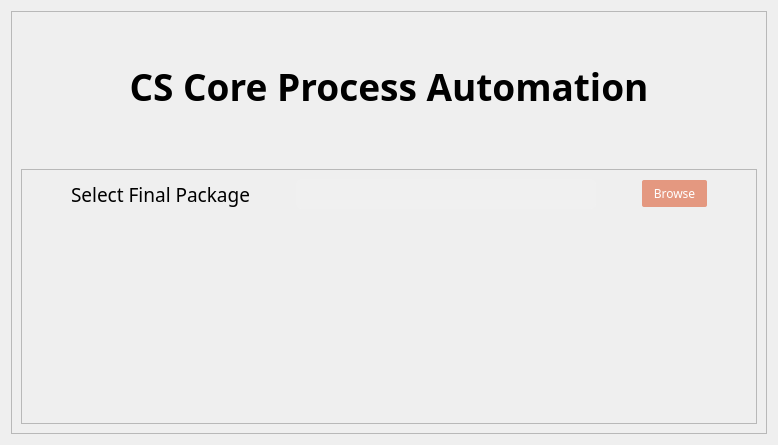
        <widget class="QWidget" name="Browser_page_2">
         <property name="styleSheet">
          <string notr="true">QPage{
background:none;
}

QPushbutton{
	background-color: rgb(188, 52, 34);
border-radius:12px;
}

QLabel{
background:none;
}

</string>
         </property>
         <layout class="QGridLayout" name="gridLayout_7">
          <item row="0" column="0">
           <widget class="QFrame" name="frame">
            <property name="styleSheet">
             <string notr="true">QFrame{
background:none;
}

QPushbutton{
	background-color:rgba(224, 123, 91, 153);
border-radius:12px;
font: 600 12pt &quot;Calibri&quot;;
}

QLabel{
background:none;
}

</string>
            </property>
            <property name="frameShape">
             <enum>QFrame::Shape::StyledPanel</enum>
            </property>
            <property name="frameShadow">
             <enum>QFrame::Shadow::Raised</enum>
            </property>
            <layout class="QGridLayout" name="gridLayout_10">
             <item row="0" column="0">
              <layout class="QVBoxLayout" name="verticalLayout_5">
               <item>
                <spacer name="verticalSpacer_6">
                 <property name="orientation">
                  <enum>Qt::Orientation::Vertical</enum>
                 </property>
                 <property name="sizeHint" stdset="0">
                  <size>
                   <width>20</width>
                   <height>40</height>
                  </size>
                 </property>
                </spacer>
               </item>
               <item>
                <widget class="QLabel" name="label_4">
                 <property name="font">
                  <font>
                   <family>Ericsson Hilda</family>
                   <pointsize>28</pointsize>
                   <bold>true</bold>
                  </font>
                 </property>
                 <property name="text">
                  <string>CS Core Process Automation</string>
                 </property>
                 <property name="alignment">
                  <set>Qt::AlignmentFlag::AlignCenter</set>
                 </property>
                </widget>
               </item>
               <item>
                <spacer name="verticalSpacer_4">
                 <property name="orientation">
                  <enum>Qt::Orientation::Vertical</enum>
                 </property>
                 <property name="sizeType">
                  <enum>QSizePolicy::Policy::Fixed</enum>
                 </property>
                 <property name="sizeHint" stdset="0">
                  <size>
                   <width>20</width>
                   <height>51</height>
                  </size>
                 </property>
                </spacer>
               </item>
              </layout>
             </item>
             <item row="1" column="0">
              <widget class="QFrame" name="frame_2">
               <property name="styleSheet">
                <string notr="true">QFrame{
background:none;
}
QPushButton{
	color:white;
	background-color: rgba(224, 123, 91, 191);
	border-radius:2px;
	padding:5px;
}

QPushButton:hover{
	color:white;
	background-color: rgba(224, 123, 91, 153);
	border-radius:2px;
	font-weight:600;
	padding:5px;
}

QPushButton:clicked{
	color:white;
	background-color: rgba(224, 123, 91, 230);
	border-radius:2px;
	font-weight:800;
	padding:5px;
}


QLineEdit{
	background-color: rgba(242, 242, 242, 100);
	border-radius:5px;
}
</string>
               </property>
               <property name="frameShape">
                <enum>QFrame::Shape::StyledPanel</enum>
               </property>
               <property name="frameShadow">
                <enum>QFrame::Shadow::Raised</enum>
               </property>
               <layout class="QVBoxLayout" name="verticalLayout_4">
                <item>
                 <layout class="QHBoxLayout" name="horizontalLayout_4">
                  <item>
                   <spacer name="horizontalSpacer_9">
                    <property name="orientation">
                     <enum>Qt::Orientation::Horizontal</enum>
                    </property>
                    <property name="sizeHint" stdset="0">
                     <size>
                      <width>40</width>
                      <height>20</height>
                     </size>
                    </property>
                   </spacer>
                  </item>
                  <item>
                   <widget class="QLabel" name="label_5">
                    <property name="font">
                     <font>
                      <family>Ericsson Hilda</family>
                      <pointsize>14</pointsize>
                     </font>
                    </property>
                    <property name="text">
                     <string>Select Final Package</string>
                    </property>
                   </widget>
                  </item>
                  <item>
                   <spacer name="horizontalSpacer_10">
                    <property name="orientation">
                     <enum>Qt::Orientation::Horizontal</enum>
                    </property>
                    <property name="sizeHint" stdset="0">
                     <size>
                      <width>40</width>
                      <height>20</height>
                     </size>
                    </property>
                   </spacer>
                  </item>
                  <item>
                   <widget class="QLineEdit" name="lineEdit">
                    <property name="sizePolicy">
                     <sizepolicy hsizetype="Fixed" vsizetype="Fixed">
                      <horstretch>0</horstretch>
                      <verstretch>0</verstretch>
                     </sizepolicy>
                    </property>
                    <property name="minimumSize">
                     <size>
                      <width>300</width>
                      <height>30</height>
                     </size>
                    </property>
                    <property name="maximumSize">
                     <size>
                      <width>300</width>
                      <height>30</height>
                     </size>
                    </property>
                    <property name="font">
                     <font>
                      <family>Ericsson Hilda</family>
                     </font>
                    </property>
                   </widget>
                  </item>
                  <item>
                   <spacer name="horizontalSpacer_11">
                    <property name="orientation">
                     <enum>Qt::Orientation::Horizontal</enum>
                    </property>
                    <property name="sizeHint" stdset="0">
                     <size>
                      <width>40</width>
                      <height>20</height>
                     </size>
                    </property>
                   </spacer>
                  </item>
                  <item>
                   <widget class="QPushButton" name="workbook_browser_pushButton">
                    <property name="minimumSize">
                     <size>
                      <width>65</width>
                      <height>0</height>
                     </size>
                    </property>
                    <property name="maximumSize">
                     <size>
                      <width>65</width>
                      <height>16777215</height>
                     </size>
                    </property>
                    <property name="font">
                     <font>
                      <family>Ericsson Hilda</family>
                      <fontweight>DemiBold</fontweight>
                     </font>
                    </property>
                    <property name="text">
                     <string>Browse</string>
                    </property>
                   </widget>
                  </item>
                  <item>
                   <spacer name="horizontalSpacer_12">
                    <property name="orientation">
                     <enum>Qt::Orientation::Horizontal</enum>
                    </property>
                    <property name="sizeHint" stdset="0">
                     <size>
                      <width>40</width>
                      <height>20</height>
                     </size>
                    </property>
                   </spacer>
                  </item>
                 </layout>
                </item>
                <item>
                 <spacer name="verticalSpacer_5">
                  <property name="orientation">
                   <enum>Qt::Orientation::Vertical</enum>
                  </property>
                  <property name="sizeHint" stdset="0">
                   <size>
                    <width>20</width>
                    <height>205</height>
                   </size>
                  </property>
                 </spacer>
                </item>
               </layout>
              </widget>
             </item>
            </layout>
           </widget>
          </item>
         </layout>
        </widget>
